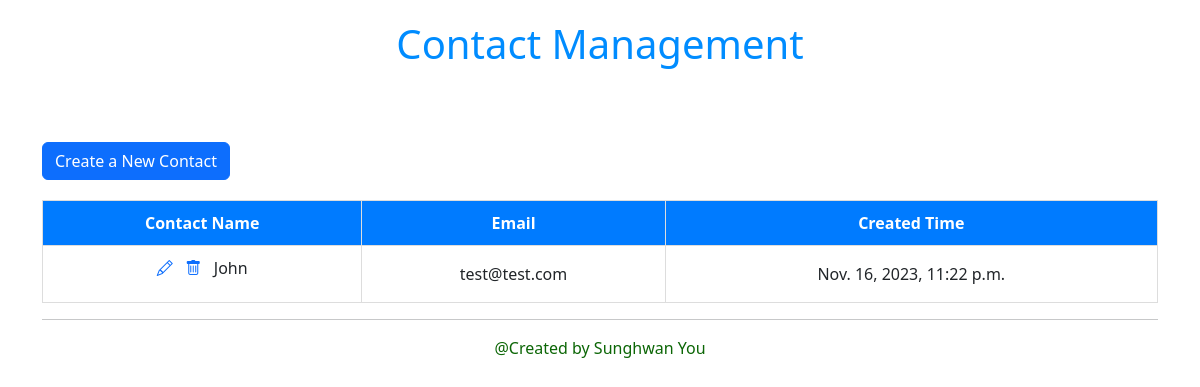
Before: / with the older database file.
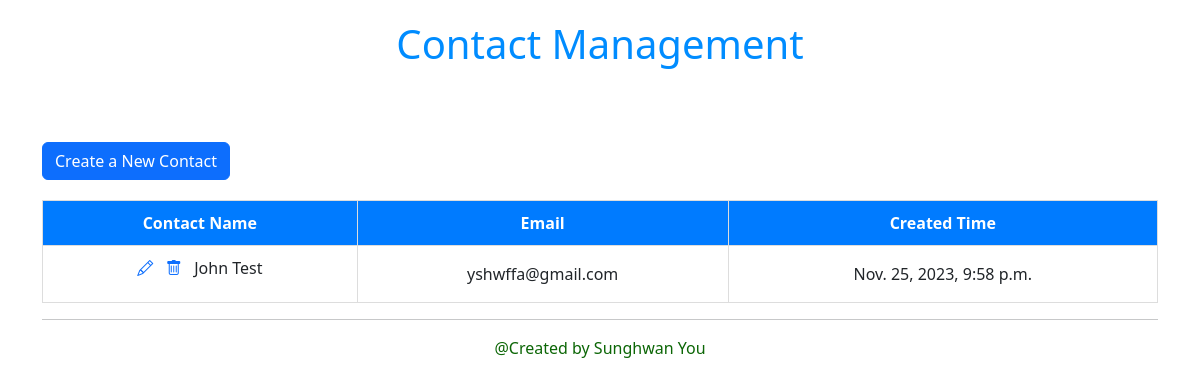
After: the same page with the newer database file.
### contactManagement/models.py (models this page shows, shortened)
class Contact(models.Model):
    name = models.CharField(max_length=255, unique=True)  # Name must be unique
    email = models.EmailField(unique=True)  # Email must be unique and a valid email address
    created_time = models.DateTimeField(auto_now_add=True)
    note = models.TextField(blank=True)
    class Meta:
        ordering = ['name']

### contactManagement/views.py (the view)
# urls.py: path("", ContactListView.as_view(), name="contact_list"),
class ContactListView(ListView):
    model = Contact

### contactManagement/templates/contactManagement/contact_list.html (shortened to what this page needs)
{% extends "base.html" %}
{% block content %}
    <div style="text-align: center; color: rgb(0, 140, 255); margin: 20px;">
        <h1 style="margin-bottom: 50px; font-weight: 300;">Contact Management</h1>
    </div>
    <br/>
    <a href="{% url 'contact_create' %}" class="btn btn-primary icon-link">Create a New Contact</a>
    <br/>
    <table class="center-table styled-table">
        <thead>
            <tr>
                <th>Contact Name</th>
                <th>Email</th>
                <th>Created Time</th>
            </tr>
        </thead>
        <tbody>
            {% for contact in contact_list %}
                <tr>
                    <td>
                        <a class="icon-link" href="{% url 'contact_detail' contact.id %}">
                            <i class="bi bi-pencil"></i> </a>
                          <a class="icon-link" href="{% url 'contact_confirm_delete' contact.id %}">
                            <i class="bi bi-trash"></i>
                          </a>
                        {{ contact.name }}
                    </td>
                    <td>{{ contact.email }}</td>
                    <td>{{ contact.created_time }}</td>
                </tr>
            {% endfor %}
        </tbody>
    </table>
{% endblock content %}

### contactManagement/templates/base.html (shortened to what this page needs)
<!DOCTYPE html>
<html lang="en">
  <head>
    <link href="https://cdn.jsdelivr.net/npm/bootstrap@5.3.2/dist/css/bootstrap.min.css"
      rel="stylesheet"
>
    <link rel="stylesheet"
      href="https://cdn.jsdelivr.net/npm/bootstrap-icons@1.3.0/font/bootstrap-icons.css">
  </head>
  <body>
    <div class="container">
      {% block content %}{% endblock content %}
      <hr />
      <div style="text-align: center; color: rgb(12, 102, 6)">
        <p style="font-weight: 300;">@Created by Sunghwan You</p>
      </div>
    </div>
  </body>
</html>

### contactManagement/templates/contactManagement/contact_list.html (style rules this page uses)
.styled-table { width: 100%; border-collapse: collapse; position: relative; }
.styled-table th, .styled-table td { padding: 10px; text-align: center; border: 1px solid #ddd; / }
.styled-table th { background-color: #007BFF; color: white; }
.icon-link { margin-bottom: 20px; }

Changed rows visible on the page:
removed Contact: name "John", email "test@test.com", created_time "Nov. 16, 2023, 11:22 p.m."
added Contact: name "John Test", email "yshwffa@gmail.com", created_time "Nov. 25, 2023, 9:58 p.m."
